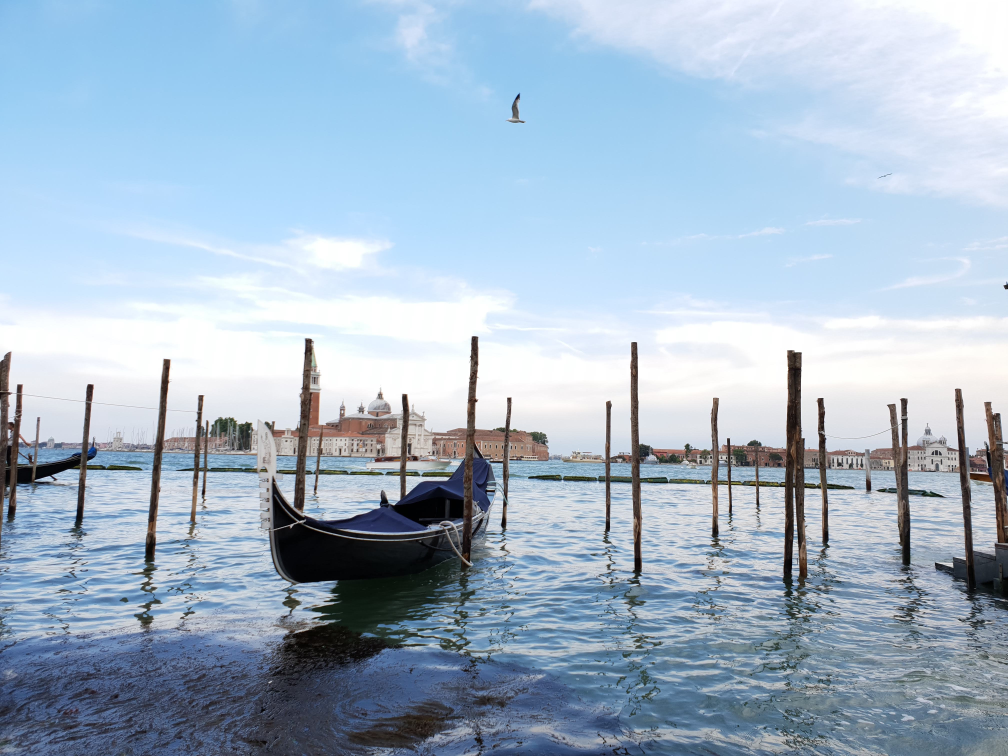
#> input picture ps0/inputPS0Q2.jpg, 4032 x 3024 px (shown at 1/4 size)
$ python PS0Q2.py
#> lines starting #> are read from the running program, lines starting #| are printed output that depends on the picture
#!/usr/bin/env python
# coding: utf-8

# In[59]:


from PIL import Image
import numpy as np
import matplotlib.pyplot as plt


# In[37]:


output_imgs = []
output_arrays = []


# In[38]:


im = Image.open("inputPS0Q2.jpg")
#> im is the input picture: PIL image 4032x3024 RGB; mean R, G, B 163.5, 182.4, 200.7
imarray = np.asarray(im)


# In[39]:


r = imarray[:,:,0].copy()
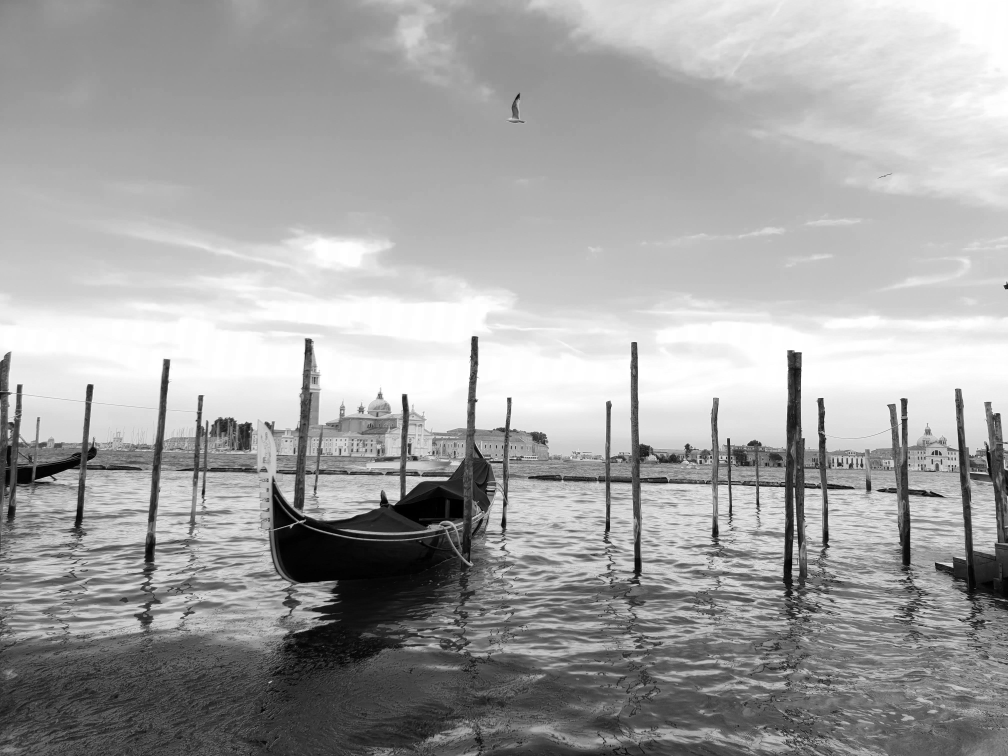
#> r: shape (3024, 4032) (shown at 1/4 size); min 0, max 255, mean 163.5
g = imarray[:,:,1].copy()
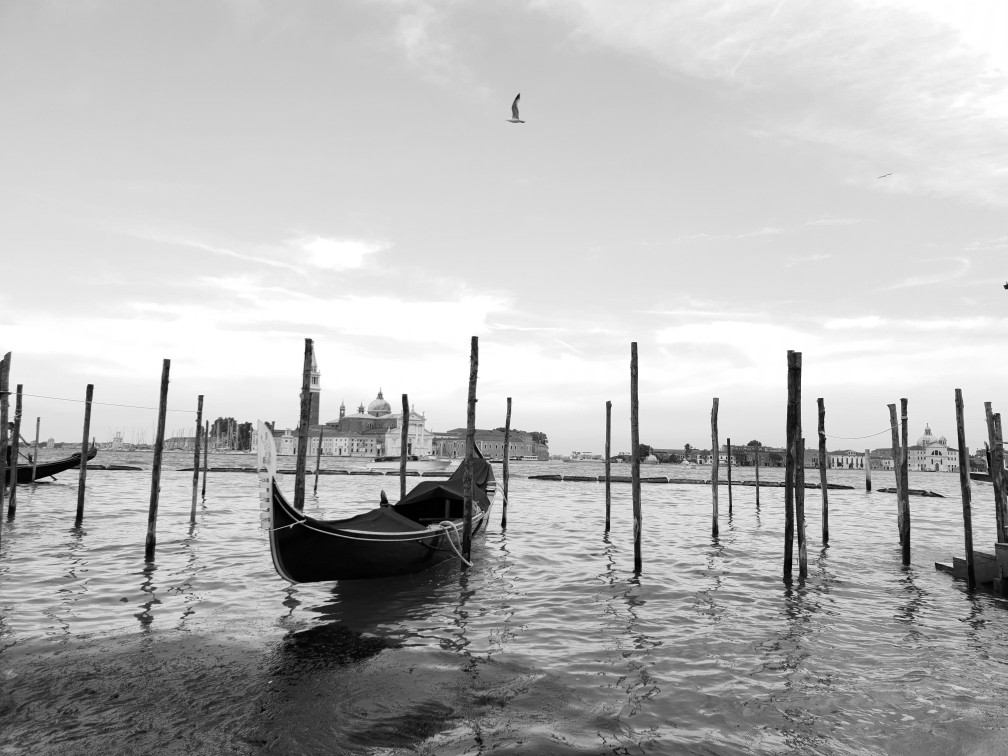
#> g: shape (3024, 4032) (shown at 1/4 size); min 0, max 255, mean 182.4
grb_imarray = imarray.copy()
grb_imarray[:,:,0] = g
grb_imarray[:,:,1] = r
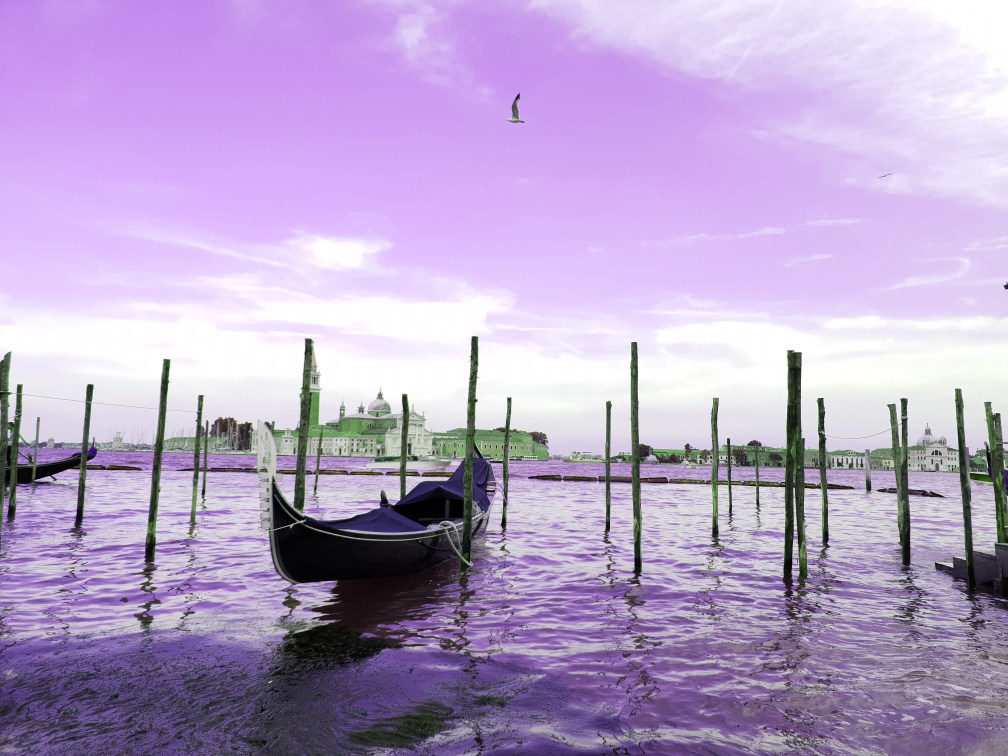
#> grb_imarray: shape (3024, 4032, 3) (shown at 1/4 size); mean R, G, B 182.4, 163.5, 200.7
grb_im = Image.fromarray(grb_imarray)
output_imgs.append(grb_im)
output_arrays.append(grb_imarray)


# In[40]:


grayscale = im.copy().convert('L')
output_imgs.append(grayscale)
gray_array = np.asarray(grayscale)
output_arrays.append(gray_array)


# In[41]:


neg_imarray = 255 - gray_array.copy()
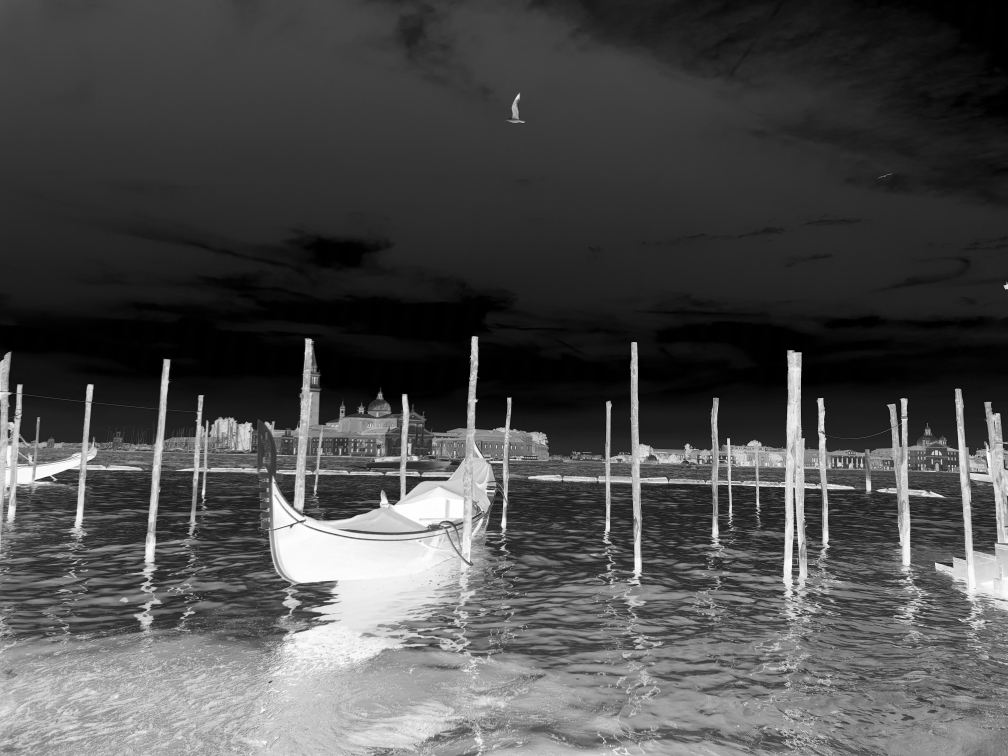
#> neg_imarray: shape (3024, 4032) (shown at 1/4 size); min 0, max 255, mean 76.2
neg_im = Image.fromarray(neg_imarray)
output_imgs.append(neg_im)
output_arrays.append(neg_imarray)


# In[42]:


mirror_array = gray_array.copy()[:,::-1]
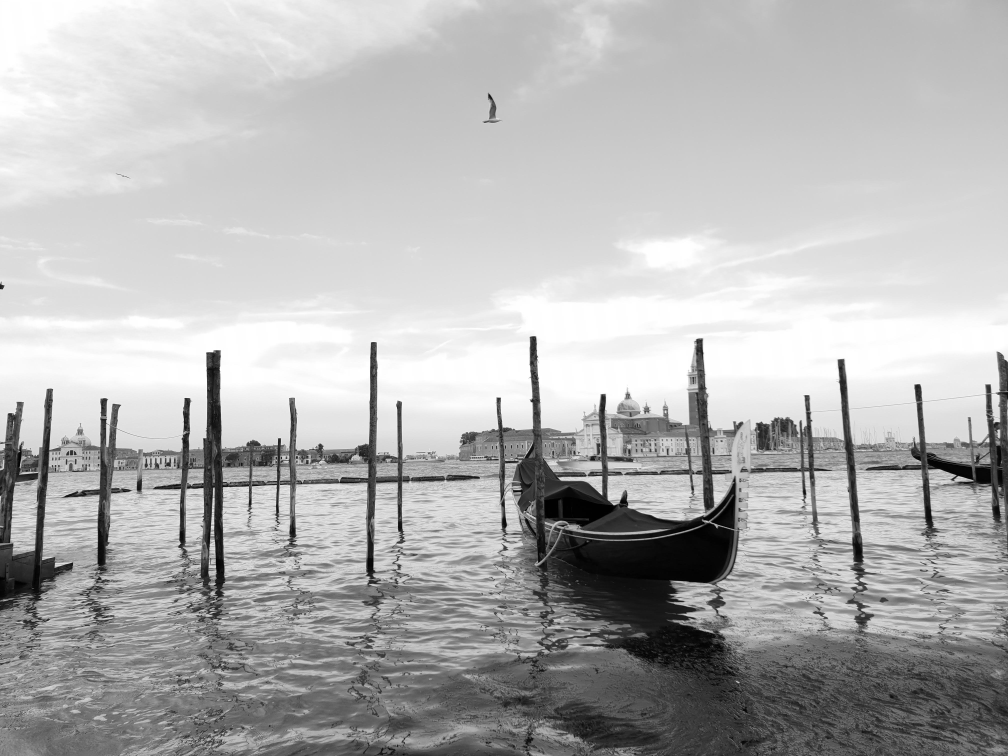
#> mirror_array: shape (3024, 4032) (shown at 1/4 size); min 0, max 255, mean 178.8
mirror_im = Image.fromarray(mirror_array)
output_imgs.append(mirror_im)
output_arrays.append(mirror_array)


# In[43]:


avg_array = (gray_array+mirror_array)/2
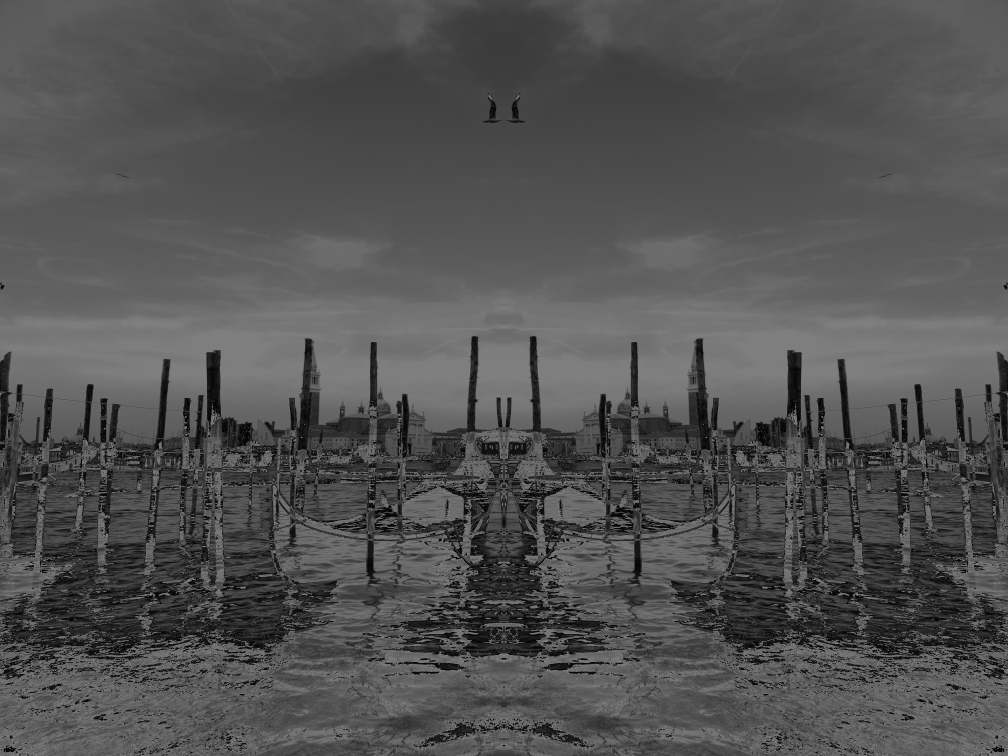
#> avg_array: shape (3024, 4032) float64 (shown at 1/4 size); min 0, max 127.5, mean 82.2
avg_array = avg_array.astype('uint8')
avg_im = Image.fromarray(avg_array)
output_imgs.append(avg_im)
output_arrays.append(avg_array)


# [10 lines of commented-out code are left out]
#> (the run stopped early here; a loop or call above may not have finished)
